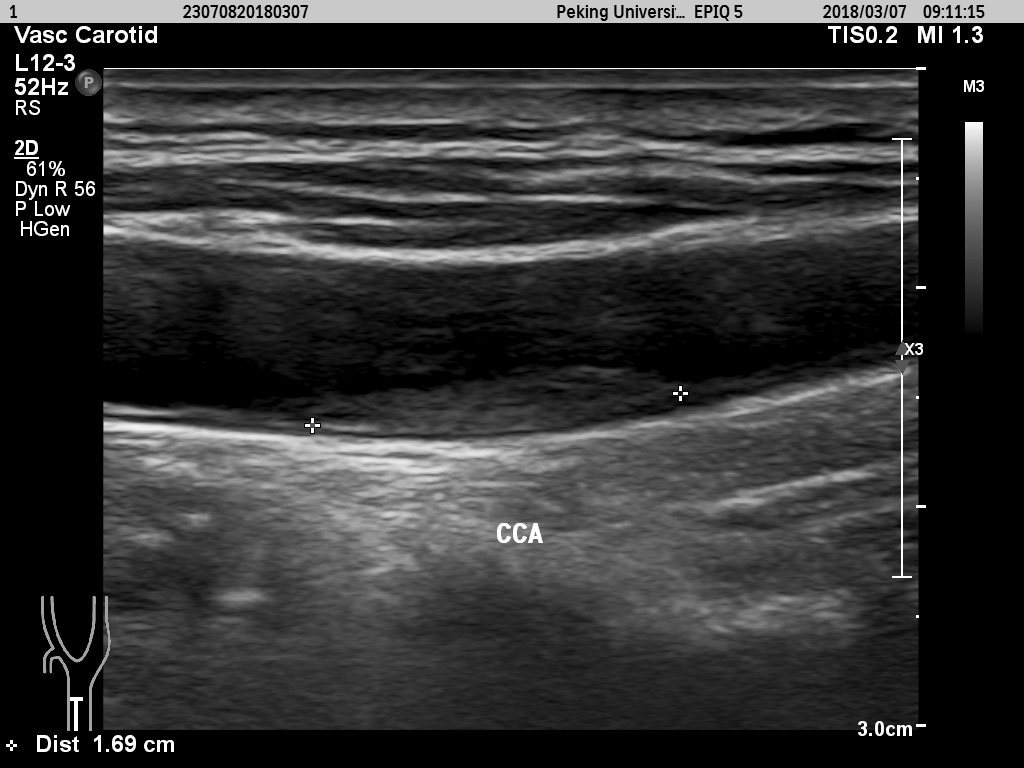
%> input picture 13.bmp, 1024 x 768 px
$ octave intima_edge.m   (GNU Octave 9; MATLAB toolbox functions it lacks are replaced by stand-ins)
%> lines starting %> are read from the running program, lines starting %| are printed output that depends on the picture; in (x1, y1, x2, y2) boxes, pixels count from 0 and x2, y2 are one past the last pixel; in counts of white or black regions, pixels touching at a corner belong together; the program's own positions count from 1
f=imread('13.bmp');
%> f: size 768x1024 uint8; min 0, max 235, mean 47.4
g=f(70:730,206:818);
g_adjust=histeq(g,256);
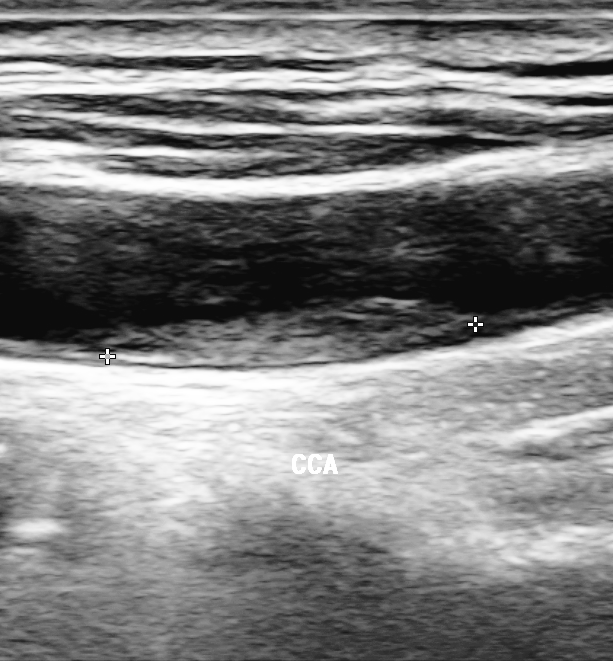
%> g_adjust: size 661x613 uint8; min 12, max 255, mean 128.4
sum_row=sum(g,2);
%> sum_row = 661 values, max 79622 at index 86, min 2363 at index 295, mean 36392.1
[pks,loc]=findpeaks(sum_row);
%> pks = 67 values, max 79622 at index 4, min 3685 at index 20, mean 38485; loc = 67 values from 17 to 660
[sp,ind1]=sort(pks,'descend');
%> sp = 67 values, max 79622 at index 1, min 3685 at index 67, mean 38485; ind1 = 67 values, max 67 at index 54, min 1 at index 20, mean 34
loc1=loc(ind1(1));
%> loc1 = 86
loc2=loc(ind1(2));
%> loc2 = 377
g1=g_adjust(min(loc1,loc2)-10:max(loc1,loc2)+10,:);
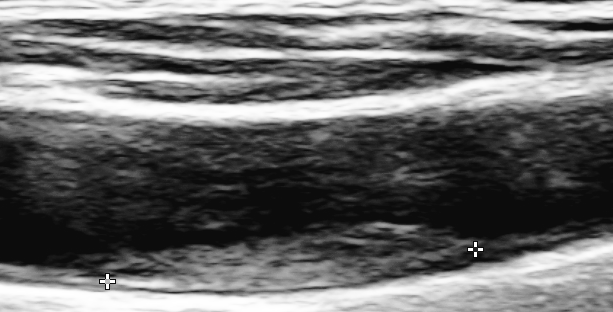
%> g1: size 312x613 uint8; min 12, max 255, mean 104.8
g2=edge(g1,'sobel','horizontal');
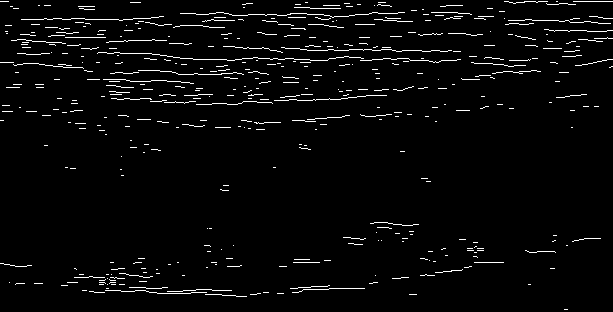
%> g2: size 312x613 logical; 3.3% white in thin lines or dots
g2(1:size(g1,1)/2,:)=0;
%> g2: size 312x613 logical; 0.65% white in thin lines or dots, all inside (x1, y1, x2, y2) = (0, 156, 601, 310)
g3=imdilate(g2,ones(3,3));
%> g3: size 312x613 logical; 2.3% white; 77 white regions (26 under 20 px), largest, box (x1, y1, x2, y2) and area: (81, 286, 248, 298) 848, (289, 284, 366, 294) 354, (73, 273, 126, 286) 332
[L,num]=bwlabel(g3);
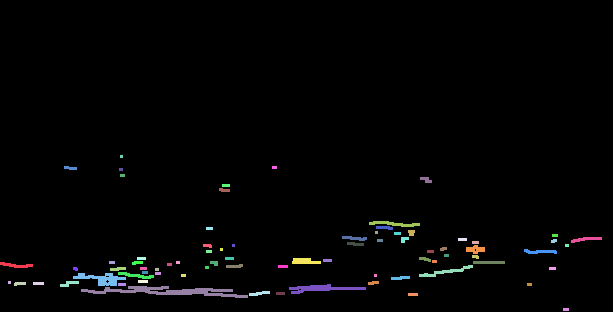
%> L: size 312x613 double; 78 distinct labels, from 0 to 77; one colour per label, 0 black
%> num = 77
len=zeros(num,1);
for i=1:num
    ind{i}=find(L==i);
    len(i)=length(ind{i});
end
%> this loop made 77 passes
%> after the loop, ind = 77 items; len = 77 values, max 848 at index 9, min 9 at index 2, mean 57.17
[sl,ind2]=sort(len,'descend');
%> sl = 77 values, max 848 at index 1, min 9 at index 72, mean 57.17; ind2 = 77 values, max 77 at index 11, min 1 at index 9, mean 39
g4=zeros(size(g3));
% for i=1:3
%     g4(ind{ind2(i)})=1;
% end
g4(ind{ind2(1)})=1;
%> g4: size 312x613 double; values 0 (black) and 1 (white), 0.44% white; 1 white region, box (x1, y1, x2, y2) and area: (81, 286, 248, 298) 848
g5=bwmorph(g4,'thin',inf);
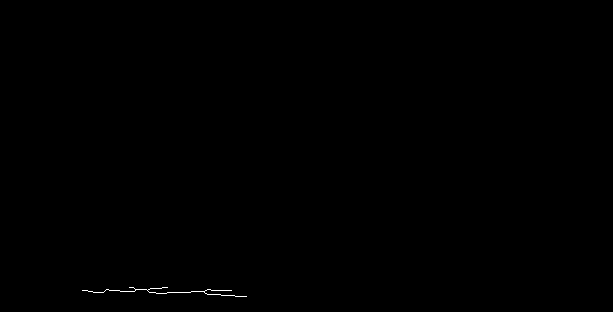
%> g5: size 312x613 logical; 0.12% white in thin lines or dots, all inside (x1, y1, x2, y2) = (82, 287, 247, 297)
g6=zeros(size(g5));
for i=1:size(g5,2)
    m=max(g5(:,i));
    if m==1
        ind3=find(g5(:,i)==1);
        g6(min(ind3),i)=1;
    end
end
%> after the loop, ind3 = 297
g7=zeros(size(g));
g7(min(loc1,loc2)-10:max(loc1,loc2)+10,:)=g6;
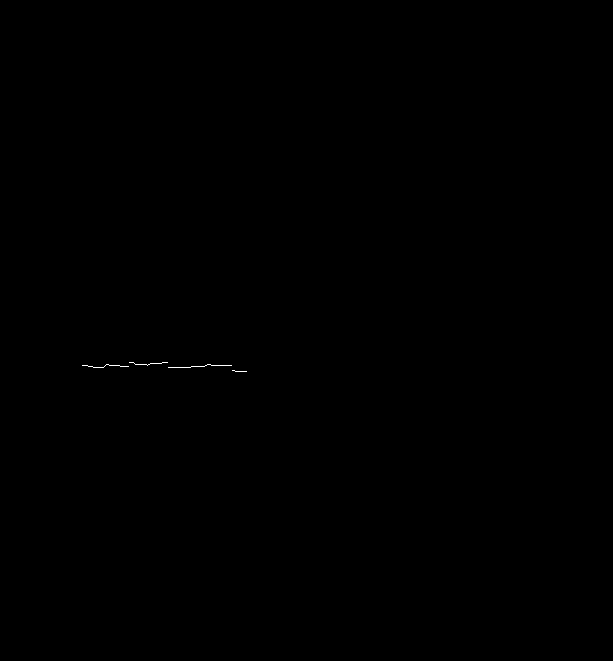
%> g7: size 661x613 double; values 0 (black) and 1 (white), 0.04% white in thin lines or dots, all inside (x1, y1, x2, y2) = (82, 362, 247, 372)
[r1,c1]=find(g7==1);
%> r1 = 165 values from 363 to 372; c1 = 165 values from 83 to 247
imshow(g);
hold on
plot(c1,r1,'r');
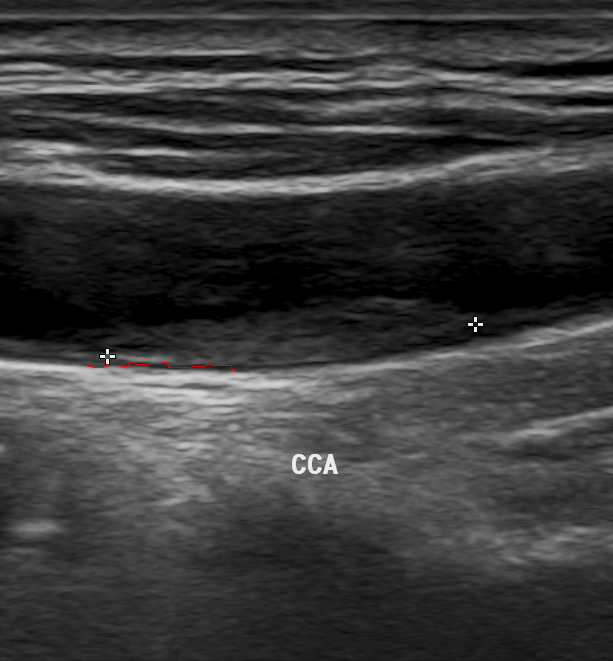
%> figure redrawn from the program's plot data


%%%%%%%%%%%%%%%%%%%%%%%%%%%%%%%%%%%%%%%%%%%%%%%%%%%%%%%%%%%%%%%%%%%%%%%%%%%%%%%%

$ run again, with 10.bmp copied over 13.bmp
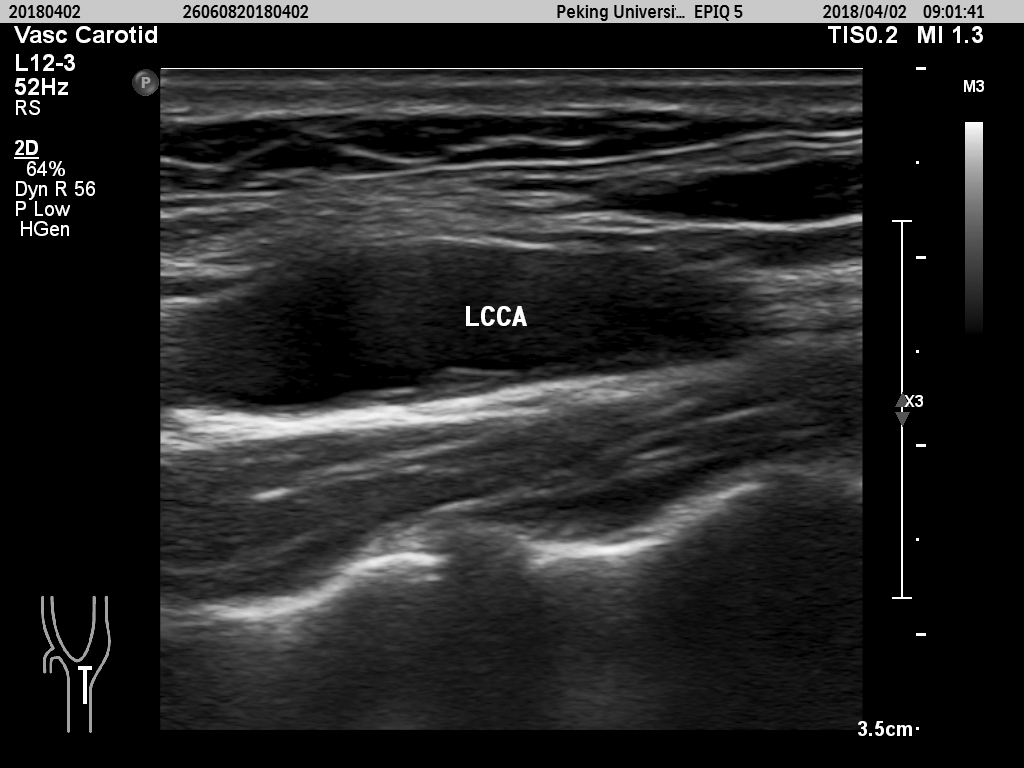
%> input picture 10.bmp, 1024 x 768 px
%> sum_row = 661 values, max 73829 at index 350, min 7751 at index 60, mean 28267.7
%> pks = 73 values, max 73829 at index 30, min 9461 at index 25, mean 27110.3; loc = 73 values from 15 to 660
%> sp = 73 values, max 73829 at index 1, min 9461 at index 73, mean 27110.3; ind1 = 73 values, max 73 at index 64, min 1 at index 4, mean 37
%> loc1 = 350
%> loc2 = 159
%> g3: size 212x613 logical; 4.7% white; 116 white regions (34 under 20 px), largest, box (x1, y1, x2, y2) and area: (490, 184, 575, 202) 381, (327, 153, 415, 164) 355, (235, 148, 341, 157) 354
%> `[L,num]=bwlabel(g3);`:
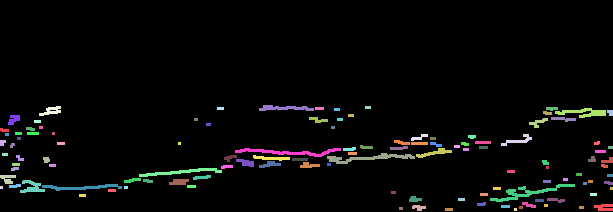
%> L: size 212x613 double; 117 distinct labels, from 0 to 116; one colour per label, 0 black
%> num = 116
%> the loop `for i=1:num` made 116 passes
%> after the loop `for i=1:num`: ind = 116 items; len = 116 values, max 381 at index 81, min 9 at index 4, mean 52.53
%> sl = 116 values, max 381 at index 1, min 9 at index 111, mean 52.53; ind2 = 116 values, max 116 at index 116, min 1 at index 51, mean 58.5
%> g4: size 212x613 double; values 0 (black) and 1 (white), 0.29% white; 1 white region, box (x1, y1, x2, y2) and area: (490, 184, 575, 202) 381
%> g5: size 212x613 logical; 0.08% white in thin lines or dots, all inside (x1, y1, x2, y2) = (491, 185, 574, 201)
%> after the loop `for i=1:size(g5,2)`: ind3 = 186
%> g7: size 661x613 double; values 0 (black) and 1 (white), 0.02% white in thin lines or dots, all inside (x1, y1, x2, y2) = (491, 333, 574, 349)
%> r1 = 83 values from 334 to 349; c1 = 83 values from 492 to 574
%> `plot(c1,r1,'r');`:
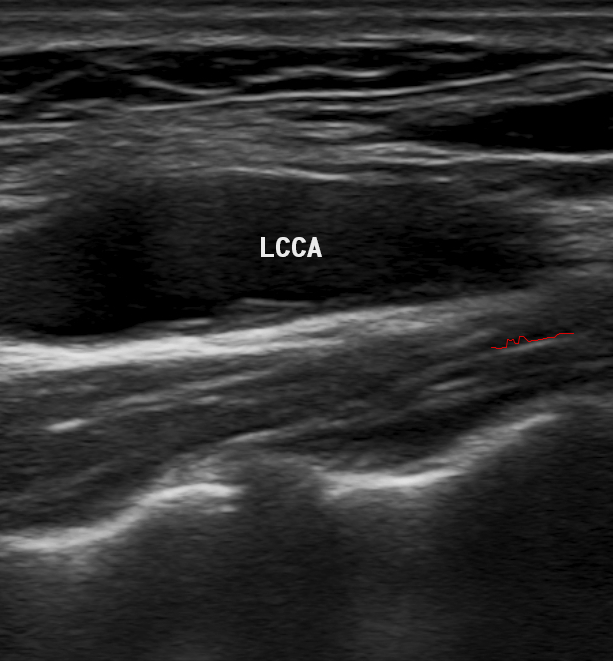
%> figure redrawn from the program's plot data

$ run again, with 11.bmp copied over 13.bmp
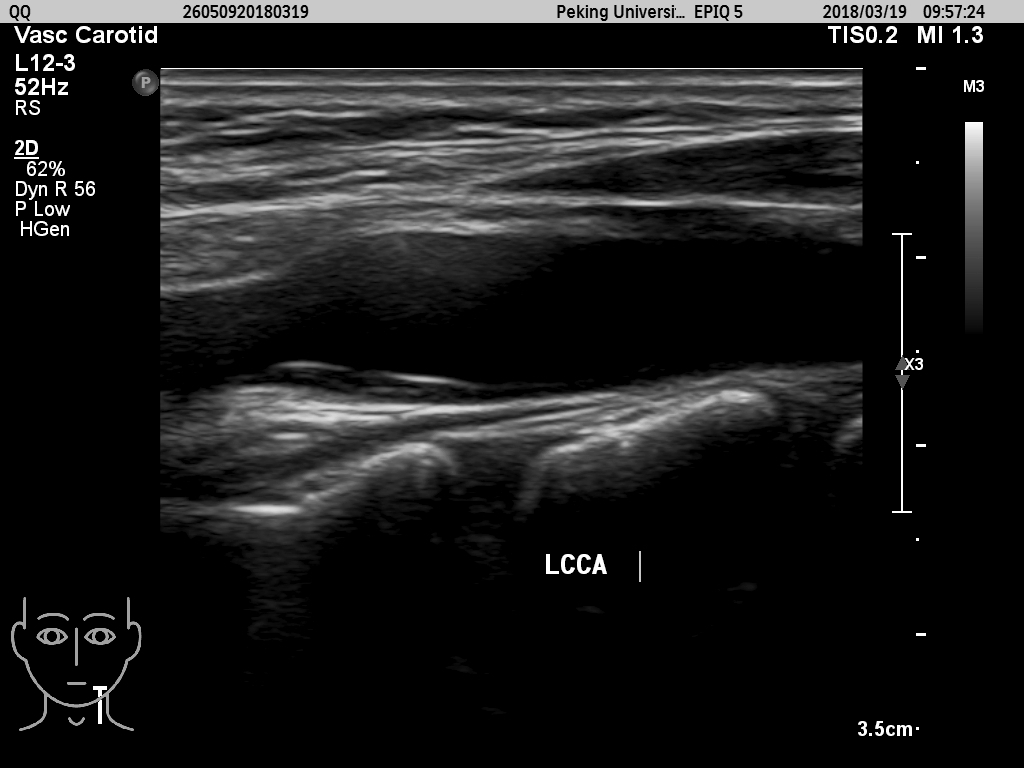
%> input picture 11.bmp, 1024 x 768 px
%> sum_row = 661 values, max 85711 at index 15, min 0 at index 574, mean 19363.9
%> pks = 79 values, max 85711 at index 2, min 1 at index 65, mean 15925.4; loc = 79 values from 10 to 651
%> sp = 79 values, max 85711 at index 1, min 1 at index 78, mean 15925.4; ind1 = 79 values, max 79 at index 74, min 1 at index 8, mean 40
%> loc1 = 15
%> loc2 = 338
%> g3: size 344x613 logical; 2.6% white; 87 white regions (34 under 20 px), largest, box (x1, y1, x2, y2) and area: (154, 303, 261, 317) 501, (317, 329, 395, 344) 470, (184, 323, 308, 333) 461
%> `[L,num]=bwlabel(g3);`:
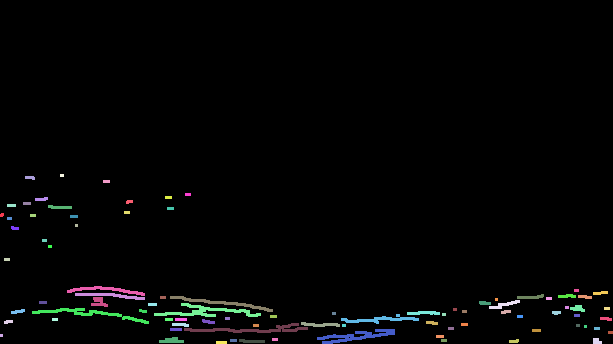
%> L: size 344x613 double; 88 distinct labels, from 0 to 87; one colour per label, 0 black
%> num = 87
%> the loop `for i=1:num` made 87 passes
%> after the loop `for i=1:num`: ind = 87 items; len = 87 values, max 501 at index 30, min 9 at index 2, mean 62.84
%> sl = 87 values, max 501 at index 1, min 9 at index 84, mean 62.84; ind2 = 87 values, max 87 at index 74, min 1 at index 75, mean 44
%> g4: size 344x613 double; values 0 (black) and 1 (white), 0.24% white; 1 white region, box (x1, y1, x2, y2) and area: (154, 303, 261, 317) 501
%> g5: size 344x613 logical; 0.07% white in thin lines or dots, all inside (x1, y1, x2, y2) = (155, 304, 260, 316)
%> after the loop `for i=1:size(g5,2)`: ind3 = 315
%> g7: size 661x613 double; values 0 (black) and 1 (white), 0.03% white in thin lines or dots, all inside (x1, y1, x2, y2) = (155, 308, 260, 320)
%> r1 = 105 values from 309 to 320; c1 = 105 values from 156 to 260
%> `plot(c1,r1,'r');`:
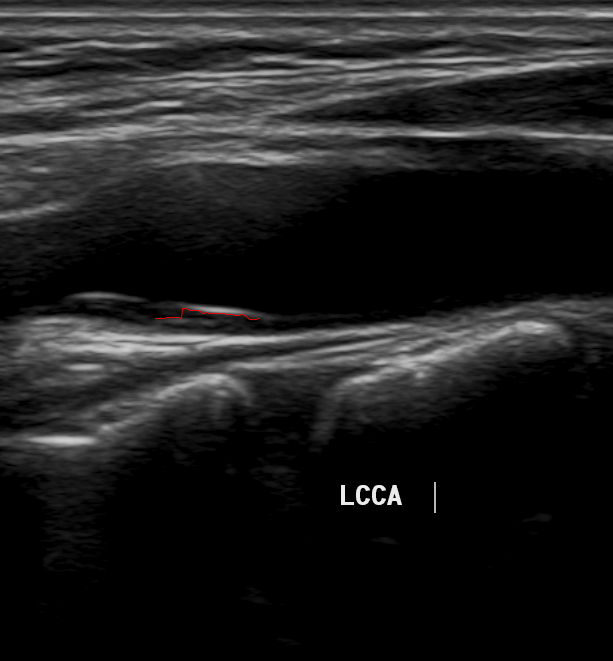
%> figure redrawn from the program's plot data

$ run again, with 12.bmp copied over 13.bmp
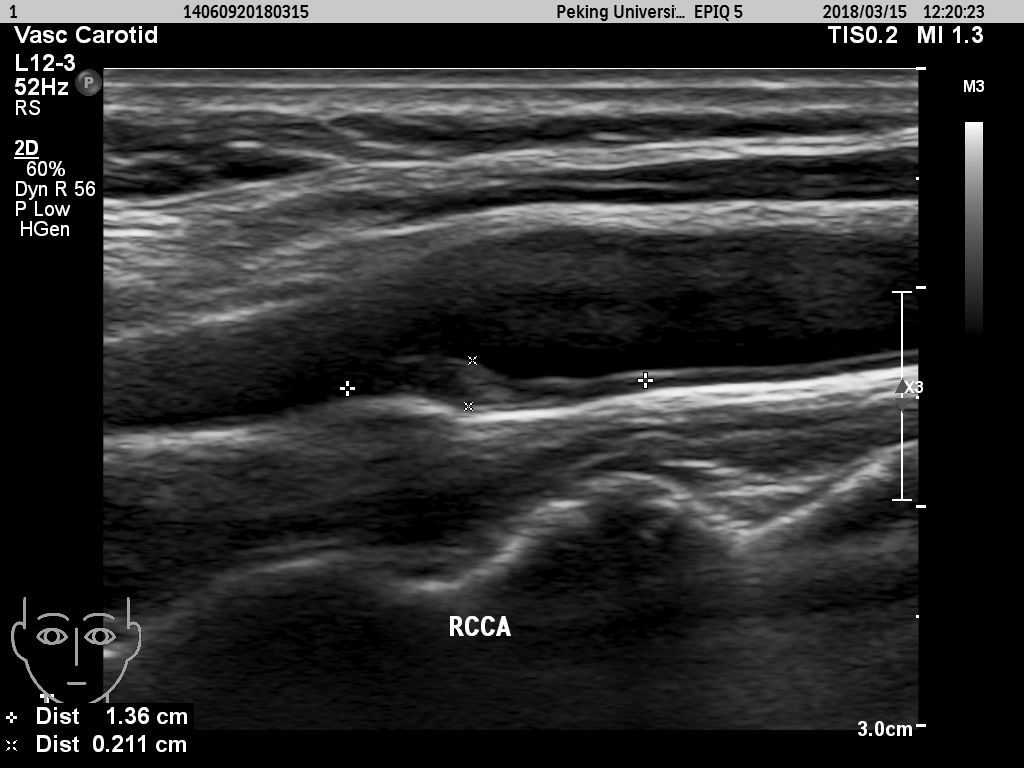
%> input picture 12.bmp, 1024 x 768 px
%> sum_row = 661 values, max 87642 at index 17, min 4121 at index 281, mean 29293.3
%> pks = 71 values, max 87642 at index 1, min 4543 at index 22, mean 27273.4; loc = 71 values from 17 to 660
%> sp = 71 values, max 87642 at index 1, min 4543 at index 71, mean 27273.4; ind1 = 71 values, max 71 at index 65, min 1 at index 1, mean 36
%> loc1 = 17
%> loc2 = 41
%> g3: size 45x613 logical; 5.5% white; 22 white regions (3 under 20 px), largest, box (x1, y1, x2, y2) and area: (427, 37, 469, 45) 213, (385, 39, 424, 45) 139, (25, 35, 62, 44) 135
%> L: size 45x613 double; 23 distinct labels, from 0 to 22
%> num = 22
%> the loop `for i=1:num` made 22 passes
%> after the loop `for i=1:num`: ind = 22 items; len = 22 values, max 213 at index 14, min 9 at index 3, mean 68.41
%> sl = 22 values, max 213 at index 1, min 9 at index 21, mean 68.41; ind2 = 22 values, max 22 at index 6, min 1 at index 20, mean 11.5
%> g4: size 45x613 double; values 0 (black) and 1 (white), 0.77% white; 1 white region, box (x1, y1, x2, y2) and area: (427, 37, 469, 45) 213
%> g5: size 45x613 logical; 0.21% white in thin lines or dots, all inside (x1, y1, x2, y2) = (428, 38, 468, 44)
%> after the loop `for i=1:size(g5,2)`: ind3 = 44
%> g7: size 661x613 double; values 0 (black) and 1 (white), 0.01% white in thin lines or dots, all inside (x1, y1, x2, y2) = (428, 44, 468, 50)
%> r1 = 40 values from 45 to 50; c1 = 40 values from 429 to 468
%> `plot(c1,r1,'r');`:
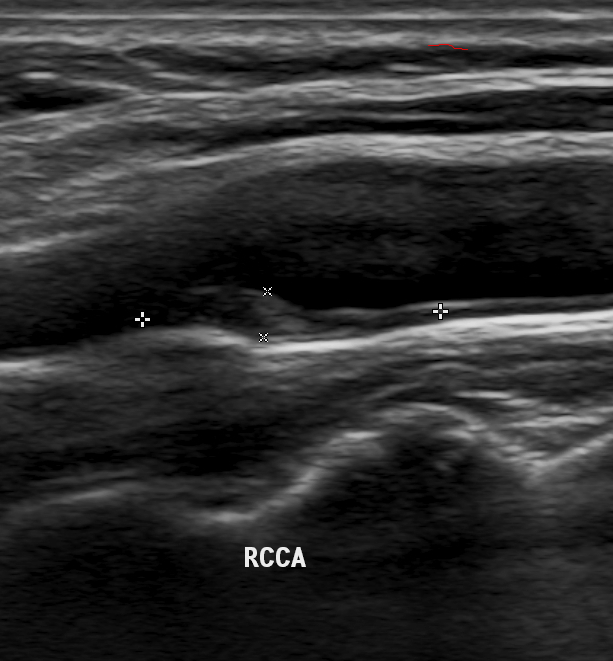
%> figure redrawn from the program's plot data
